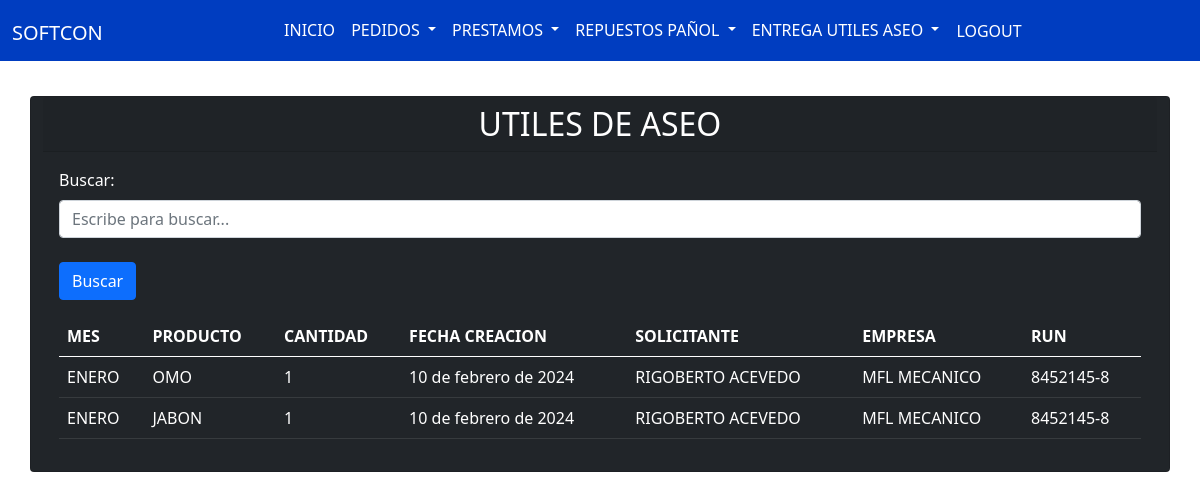
/lista_utilesaseo/ (signed in), run on an earlier commit of the app's database.
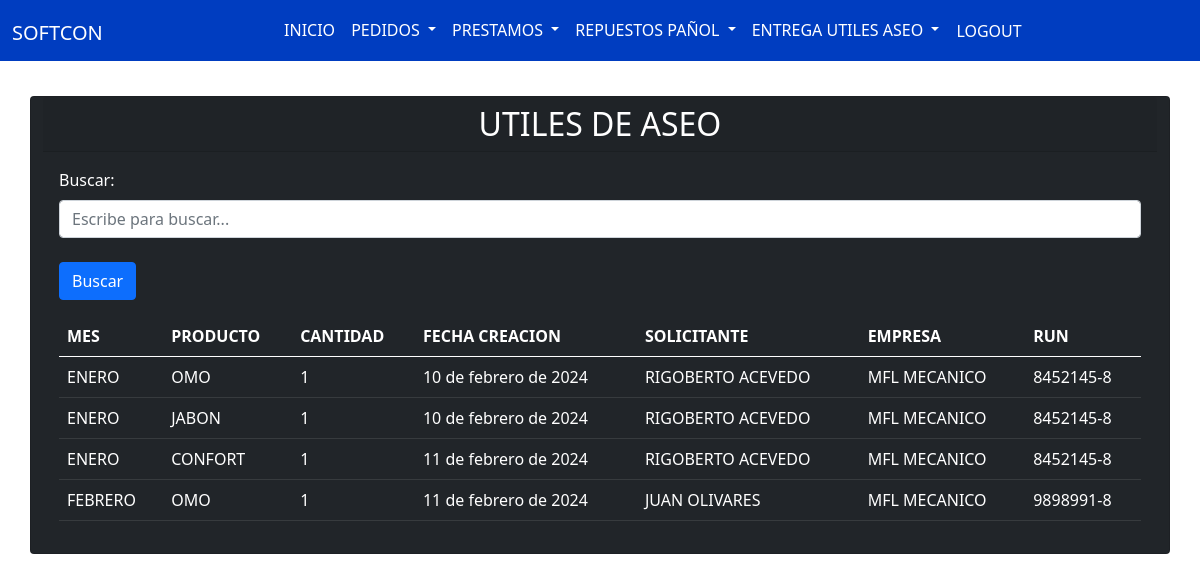
And on a later commit of the database.
### app/models.py (models this page shows)
class Utilesaseo(models.Model):
    STATUS_CHOICES = [
        ('ENERO', 'ENERO'),
        ('FEBRERO', 'FEBRERO'),
        ('MARZO', 'MARZO'),
        ('ABRIL', 'ABRIL'),
        ('MAYO', 'MAYO'),
        ('JUNIO', 'JUNIO'),
        ('JULIO', 'JULIO'),
        ('AGOSTO', 'AGOSTO'),
        ('SEPTIEMBRE', 'SEPTIEMBRE'),
        ('NOVIEMBRE', 'NOVIEMBRE'),
        ('DICIEMBRE', 'DICIEMBRE'),
    ]
    STATUS_CHOICES1 = [
        ('OMO', 'OMO'),
        ('JABON', 'JABON'),
        ('CONFORT', 'CONFORT'),
    ]
    mes = models.CharField(max_length=20, choices=STATUS_CHOICES, default='ENERO')
    producto = models.CharField(max_length=20, choices=STATUS_CHOICES1, default='OMO')
    cantidad = models.PositiveIntegerField()
    fecha_creacion = models.DateField(auto_now_add=True)
    nombre_solicitante = models.ForeignKey(Obrero, related_name="utilesaseo", on_delete=models.CASCADE, verbose_name="Obrero")
    empresa = models.ForeignKey(Empresa, related_name="utilesaseo", on_delete=models.CASCADE, verbose_name="empresa")
    run = models.CharField(max_length=100)

class Obrero(models.Model):
    nombre = models.CharField(max_length=100)
    def __str__(self):
        return self.nombre

class Empresa(models.Model):
    nombre = models.CharField(max_length=100)
    def __str__(self):
        return self.nombre

### app/views.py (the view, shortened to what this page needs)
# urls.py: path('lista_utilesaseo/', lista_utilesaseo, name='lista_utilesaseo'),
@login_required
def lista_utilesaseo(request):
    search_term = request.GET.get('buscar', '')
    utilesaseos_list = Utilesaseo.objects.all()
    paginator = Paginator(utilesaseos_list, 5)
    page = request.GET.get('page')
    try:
        utilesaseos = paginator.page(page)
    except PageNotAnInteger:
        utilesaseos = paginator.page(1)
    except EmptyPage:
        utilesaseos = paginator.page(paginator.num_pages)
    return render(request, 'app/lista_utilesaseo.html', {'utilesaseos': utilesaseos, 'search_term': search_term})

### app/templates/app/lista_utilesaseo.html (shortened to what this page needs)
{% extends 'app/base.html' %}
{% block content %}
<link rel="stylesheet" type="text/css" href="https://cdn.datatables.net/1.11.5/css/jquery.dataTables.css">
<br><br><br><br>
  <div class="container">
    <div class="row justify-content-center">
      <div class="card bg-dark text-white">
        <h2 class="card-header text-center">UTILES DE ASEO</h2>
        <div class="card-body">
          <div class="mb-3">
            <form method="GET" action="{% url 'lista_utilesaseo' %}">
                <label for="buscar" class="form-label">Buscar:</label>
                <input type="text" class="form-control" id="buscar" name="buscar" placeholder="Escribe para buscar..."
                    value="{{ search_term }}">
                    <br>
                <button type="submit" class="btn btn-primary">Buscar</button>
            </form>
          </div>
          <table class="table mx-auto table-dark">
            <thead>
              <tr>
                <th scope="col">MES</th>
                <th scope="col">PRODUCTO</th>
                <th scope="col">CANTIDAD</th>
                <th scope="col">FECHA CREACION</th>
                <th scope="col">SOLICITANTE</th>
                <th scope="col">EMPRESA</th>
                <th scope="col">RUN</th>
              </tr>
            </thead>
            <tbody>
              {% for utilesaseo in utilesaseos %}
                <tr>
                    <td>{{ utilesaseo.mes }}</td>
                    <td>{{ utilesaseo.producto }}</td>
                    <td>{{ utilesaseo.cantidad }}</td>
                    <td>{{ utilesaseo.fecha_creacion }}</td>
                    <td>{{ utilesaseo.nombre_solicitante }}</td>
                    <td>{{ utilesaseo.empresa }}</td>
                    <td>{{ utilesaseo.run }}</td>
                </tr>
              {% endfor %}
            </tbody>
          </table>
        </div>
      </div>
    </div>
  </div>
{% endblock %}

### app/templates/app/base.html (shortened to what this page needs)
<!DOCTYPE html>
<html lang="en">
<head>
    <link href="https://cdn.jsdelivr.net/npm/bootstrap@5.0.2/dist/css/bootstrap.min.css" rel="stylesheet"
>
    <link rel="stylesheet" type="text/css"
        href="https://cdn.datatables.net/v/bs5/jq-3.6.0/jszip-2.5.0/dt-1.12.1/b-2.2.3/b-html5-2.2.3/b-print-2.2.3/datatables.min.css" />
    <link rel="stylesheet" type="text/css" href="https://cdn.datatables.net/1.11.5/css/jquery.dataTables.css">
    <link rel="stylesheet" type="text/css"
        href="https://cdn.datatables.net/buttons/2.0.1/css/buttons.dataTables.min.css">
    <link href="https://cdn.jsdelivr.net/npm/select2@4.1.0-rc.0/dist/css/select2.min.css" rel="stylesheet" />
</head>
<body>
    {% load static %}
    <nav class="navbar navbar-expand-lg navbar-light bg-custom fixed-top ">
        <div class="container-fluid mx-auto">
            <a class="navbar-brand" href="#">SOFTCON</a>
            <div class="collapse navbar-collapse justify-content-end" id="navbarNavDropdown">
                <ul class="navbar-nav mx-auto">
                    <li class="nav-item">
                        <a class="nav-link active" aria-current="page" href="{% url 'home' %}">INICIO</a>
                    </li>
                    <li class="nav-item dropdown">
                        <a class="nav-link dropdown-toggle" href="#" id="navbarDropdownMenuLink" role="button"
                            data-bs-toggle="dropdown" aria-expanded="false">
                            PEDIDOS
                        </a>
                    </li>
                    <li class="nav-item dropdown">
                        <a class="nav-link dropdown-toggle" href="#" id="navbarDropdownMenuLink" role="button"
                            data-bs-toggle="dropdown" aria-expanded="false">
                            PRESTAMOS
                        </a>
                    </li>
                    <li class="nav-item dropdown">
                        <a class="nav-link dropdown-toggle" href="#" id="navbarDropdownMenuLink" role="button"
                            data-bs-toggle="dropdown" aria-expanded="false">
                            REPUESTOS PAÑOL
                        </a>
                    </li>
                    <li class="nav-item dropdown">
                        <a class="nav-link dropdown-toggle" href="#" id="navbarDropdownMenuLink" role="button"
                            data-bs-toggle="dropdown" aria-expanded="false">
                            ENTREGA UTILES ASEO
                        </a>
                    </li>
                    <li class="nav-item">
                        <form method="post" action="{% url 'logout' %}">
                            <button type="submit" class="nav-link btn btn-link">LOGOUT</button>
                        </form>
                    </li>
                </ul>
            </div>
        </div>
    </nav>
    {% block content %}
    {% endblock %}
</body>
</html>

### app/templates/app/base.html (style rules this page uses)
.bg-custom { background-color: #003DC0 !important; }
.bg-custom .navbar-nav .nav-link { color: #FFFFFF; }
.bg-custom .navbar-nav .nav-link.active { color: #FFFFFF !important; }
.bg-custom .navbar-brand { color: #FFFFFF !important; margin-top: 5px; }

What changed in the data, as far as the page shows it:
added Utilesaseo: mes "ENERO", producto "CONFORT", cantidad "1", fecha_creacion "11 de febrero de 2024", nombre_solicitante "RIGOBERTO ACEVEDO", empresa "MFL MECANICO", run "8452145-8"
added Utilesaseo: mes "FEBRERO", producto "OMO", cantidad "1", fecha_creacion "11 de febrero de 2024", nombre_solicitante "JUAN OLIVARES", empresa "MFL MECANICO", run "9898991-8"
